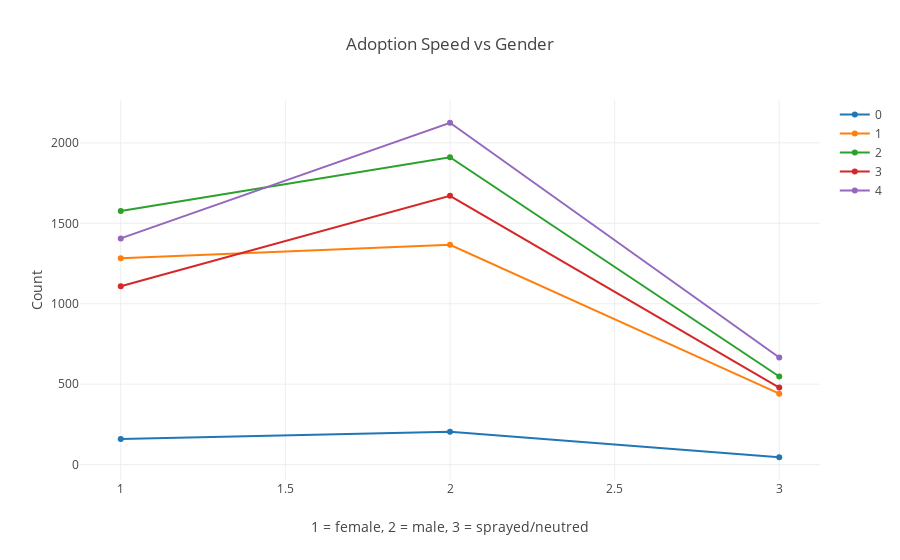

Notebook code cell kept with this figure:
### Markdown cell above
## Gender

### Code cell
#Adoption Speed vs Gender plot
data_gender = []
for i in range(5):
    data = df.loc[df['AdoptionSpeed'] == i]
    data_gender.append(go.Scatter(
        x = data['Gender'].value_counts().sort_index().index,
        y = data['Gender'].value_counts().sort_index().values,
        mode = str(i),
        name = str(i)))
    
layout = dict(title = 'Adoption Speed vs Gender',
              yaxis = dict(title = 'Count', zeroline = False),
              xaxis = dict(title = '1 = female, 2 = male, 3 = sprayed/neutred', zeroline = False))

fig = dict(data=data_gender, layout = layout)
py.iplot(fig, filename = 'basic-line')

### Figure 1 — Plotly figure (JSON) as saved in the notebook; plotly's stock layout.template omitted (floating-point values rounded to 4 significant figures)
{"data": [{"mode": "0", "name": "0", "type": "scatter", "x": [1, 2, 3], "y": [159, 204, 46]}, {"mode": "1", "name": "1", "type": "scatter", "x": [1, 2, 3], "y": [1283, 1366, 441]}, {"mode": "2", "name": "2", "type": "scatter", "x": [1, 2, 3], "y": [1577, 1911, 548]}, {"mode": "3", "name": "3", "type": "scatter", "x": [1, 2, 3], "y": [1109, 1671, 479]}, {"mode": "4", "name": "4", "type": "scatter", "x": [1, 2, 3], "y": [1406, 2125, 666]}], "layout": {"title": "Adoption Speed vs Gender", "xaxis": {"title": "1 = female, 2 = male, 3 = sprayed/neutred", "zeroline": false}, "yaxis": {"title": "Count", "zeroline": false}}}
